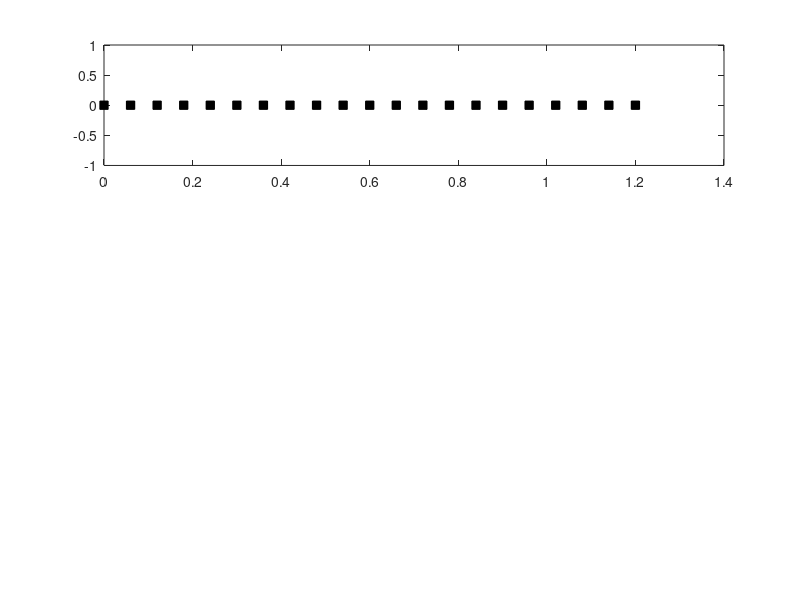

The MATLAB script that drew this image: (Note: this script raises an error after producing the figure.)
%---- grids 

clear all
close all

M  = 20 ;
L  = 1.2 ;

h = L/M ;

grid1 = (0:M)*h ;
grid2 = (L^2 - ((0:M)*h).^2)/L ;
grid3 = [0;L*rand(18,1);L] ;


subplot(3,1,1)
plot(grid1,0*grid1,'linestyle','none','marker','square','markerfacecolor','k','markeredgecolor','k') ;
set(gca,TickLabelInterpreter = 'latex') ;
title('Uniform Grid','interpreter','latex') ;
set(gca,'YTick',[],'fontsize',14) ;
subplot(3,1,2) 
plot(grid2,0*grid2,'linestyle','none','marker','square','markerfacecolor','k','markeredgecolor','k') ;
set(gca,TickLabelInterpreter = 'latex') ;
title('Smooth Grid','interpreter','latex')
set(gca,'YTick',[],'fontsize',14) ;
subplot(3,1,3)
plot(grid3,0*grid3,'linestyle','none','marker','square','markerfacecolor','k','markeredgecolor','k') ;
set(gca,TickLabelInterpreter = 'latex') ;
title('Non-Smooth Grid','interpreter','latex')
set(gca,'YTick',[],'fontsize',14) ;
xlabel('$x$ (m)','interpreter','latex')





